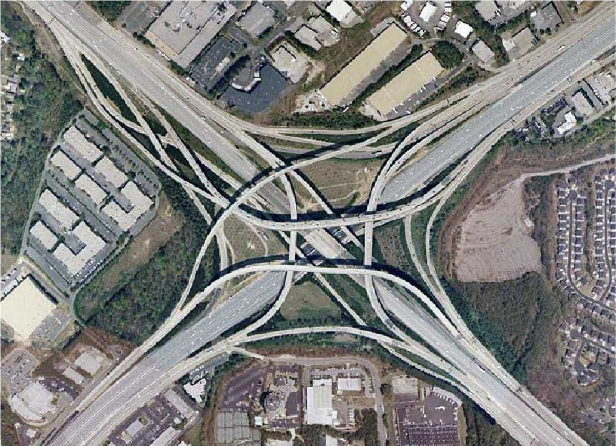
%> input picture input_image.jpg, 1232 x 891 px (shown at 1/2 size)
$ octave road_extraction1.m   (GNU Octave 9; MATLAB toolbox functions it lacks are replaced by stand-ins)
%> lines starting %> are read from the running program, lines starting %| are printed output that depends on the picture; in (x1, y1, x2, y2) boxes, pixels count from 0 and x2, y2 are one past the last pixel; in counts of white or black regions, pixels touching at a corner belong together; the program's own positions count from 1
clc
clear all;
close all;
I=imread('input_image.jpg');
%> I is the input picture: size 891x1232x3 uint8; mean R, G, B 126.5, 126.7, 124.7
size(I)
%> ans = [891 1232 3]
figure;
imshow(I);
title('Original image');

J=rgb2gray(I);
%whos
figure,imshow(J);
title('grayscale image');
% [7 lines of commented-out code are left out]
figure;
imshow(J);

level = graythresh(J);
%> level = 0.502
I=im2bw(J,level);
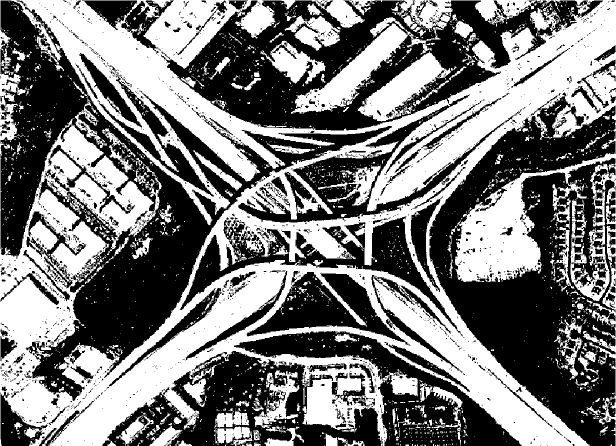
%> I: size 891x1232 logical (shown at 1/2 size); 47.6% white; 2999 white regions (2694 under 20 px), largest, box (x1, y1, x2, y2) and area: (0, 0, 1232, 891) 397915, (910, 243, 1232, 891) 37642, (582, 34, 885, 228) 13267
I=imread('input_image.jpg');
I = im2bw(I, 0.65);
%> I: size 891x1232 logical; 29% white; 3692 white regions (3266 under 20 px), largest, box (x1, y1, x2, y2) and area: (0, 0, 1232, 891) 208621, (590, 47, 814, 225) 9793, (719, 103, 888, 242) 8277
figure;
imshow(I);
title('Binary image after thresholding');


B = medfilt2(I);
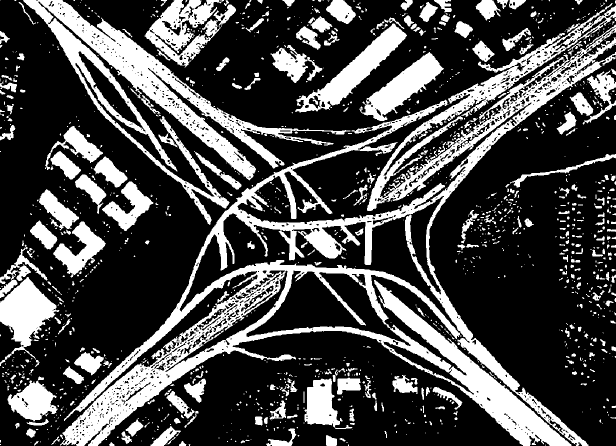
%> B: size 891x1232 logical (shown at 1/2 size); 28.7% white; 1420 white regions (1013 under 20 px), largest, box (x1, y1, x2, y2) and area: (120, 6, 1232, 891) 140995, (46, 0, 701, 450) 45422, (289, 0, 472, 135) 10269
figure,imshow(B);
title('median filtered image');

im = bwareaopen(B,15000);
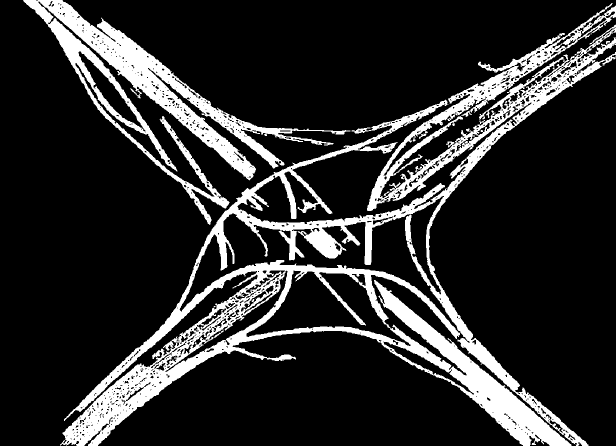
%> im: size 891x1232 logical (shown at 1/2 size); 17% white; 2 white regions, box (x1, y1, x2, y2) and area: (120, 6, 1232, 891) 140995, (46, 0, 701, 450) 45422
%Binary = imfill(im,'holes');
figure,imshow(im);
title('removing connected components(pixel <6)');
gt=imread('ground_truth.jpg');
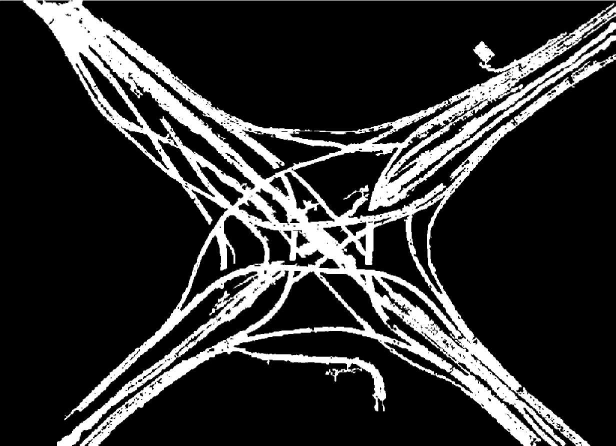
%> input picture ground_truth.jpg, 1232 x 891 px (shown at 1/2 size)
%> gt is the input picture: size 891x1232x3 uint8; min 0, max 255, mean 47
gt_binary=im2bw(gt,0.65);
%> gt_binary: size 891x1232 logical; 17.6% white; 40 white regions (31 under 20 px), largest, box (x1, y1, x2, y2) and area: (0, 0, 1232, 891) 192800, (1021, 168, 1046, 184) 156, (838, 266, 854, 277) 78

gt_numeric=double(gt_binary*1);
im_numeric=double(im*1);

% gt_char=char(gt_numeric);
% im_char=char(im_numeric);

C=gt_numeric==im_numeric;
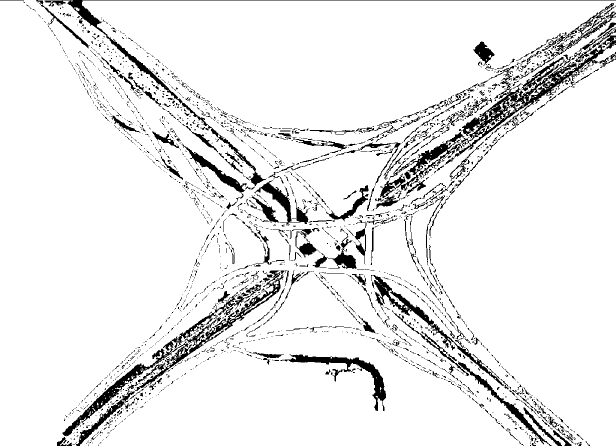
%> C: size 891x1232 logical (shown at 1/2 size); 91.9% white; 2630 black regions (2236 under 20 px), largest, box (x1, y1, x2, y2) and area: (909, 55, 1232, 314) 9718, (151, 541, 568, 891) 5967, (89, 0, 1232, 252) 4484
C=double(C*1);
% C=confusionmat(gt_char,im_char);
sum_1=sum(C(:)==1);
%> sum_1 = 1008911
sum_0=sum(C(:)==0);
%> sum_0 = 88801

disp(sum_1);
%| 1008911
disp(sum_0);
%| 88801

Accuracy1=(sum_1/((sum_1)+(sum_0)))*100;
%> Accuracy1 = 91.91
disp(Accuracy1);
%| 91.910

gt_1D=gt_numeric(:);
im_1D=im_numeric(:);
C1=confusionmat(gt_1D,im_1D);
%> C1 = [863348 40854; 47947 145563]
disp(C1);
%|    863348    40854
%|     47947   145563
Accuracy2=((C1(1,1)+C1(2,2))/(C1(1,1)+C1(1,2)+C1(2,1)+C1(2,2)))*100;
%> Accuracy2 = 91.91
disp(Accuracy2);
%| 91.910

BW = bwmorph(im,'remove');
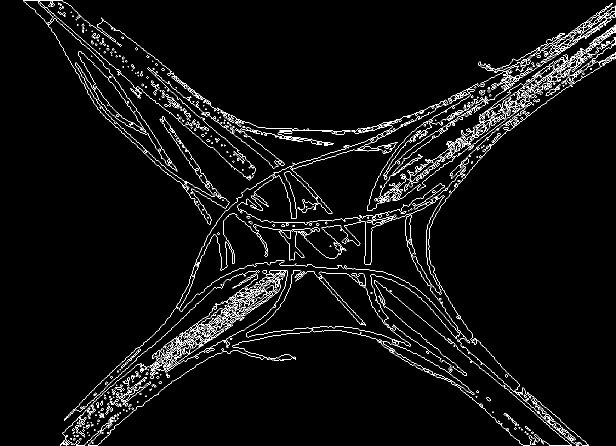
%> BW: size 891x1232 logical (shown at 1/2 size); 3.5% white in thin lines or dots
figure,imshow(BW);
title('morphological filtering');

BW1 = edge(BW,'sobel');
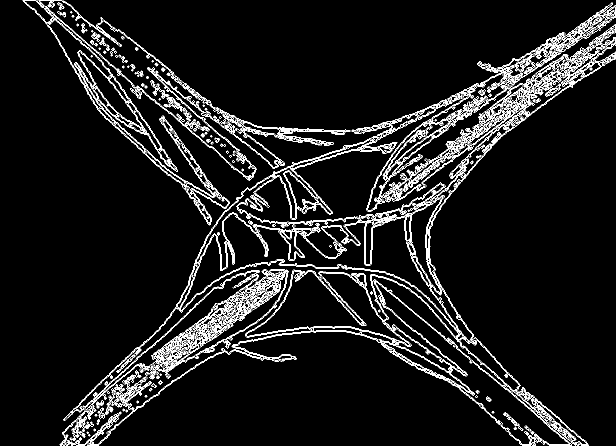
%> BW1: size 891x1232 logical (shown at 1/2 size); 6% white in thin lines or dots
figure,imshow(BW1);
title('edge detection(sobel)');

%> (the run ends here)
